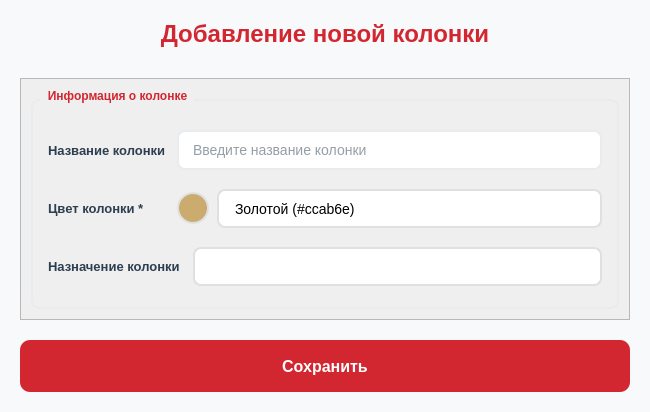
<?xml version="1.0" encoding="UTF-8"?>
<ui version="4.0">
 <class>ColumnDialog</class>
 <widget class="QDialog" name="ColumnDialog">
  <property name="geometry">
   <rect>
    <x>0</x>
    <y>0</y>
    <width>650</width>
    <height>412</height>
   </rect>
  </property>
  <property name="minimumSize">
   <size>
    <width>550</width>
    <height>400</height>
   </size>
  </property>
  <property name="maximumSize">
   <size>
    <width>650</width>
    <height>550</height>
   </size>
  </property>
  <property name="windowTitle">
   <string>Добавление колонки</string>
  </property>
  <property name="styleSheet">
   <string notr="true">
    QDialog {
        background-color: #f8f9fa;
        font-family: 'Segoe UI', Arial, sans-serif;
    }

    QLabel {
        color: #2c3e50;
        font-size: 13px;
        font-weight: 500;
    }

    QLabel[required=&quot;true&quot;] {
        color: #D22730;
    }

    QLineEdit, QTextEdit {
        background-color: white;
        border: 2px solid #e9ecef;
        border-radius: 8px;
        padding: 8px 12px;
        font-size: 14px;
        color: #2c3e50;
        min-height: 20px;
    }

    QLineEdit:focus, QTextEdit:focus {
        border: 2px solid #D22730;
        background-color: #fff5f5;
    }

    QLineEdit:hover, QTextEdit:hover {
        border: 2px solid #ccab6e;
        background-color: #fffaf0;
    }

    QGroupBox {
        font-weight: bold;
        border: 2px solid #e9ecef;
        border-radius: 8px;
        margin-top: 10px;
        padding-top: 10px;
    }

    QGroupBox::title {
        subcontrol-origin: margin;
        left: 10px;
        padding: 0 5px 0 5px;
        color: #D22730;
    }

    QComboBox {
        border: 2px solid #E0E0E0;
        border-radius: 8px;
        padding: 0px 16px;
        font-size: 14px;
        background-color: white;
        min-height: 35px;
        max-height: 35px;
        text-align: left;
		color: black;
    }

    QComboBox:hover {
        border: 2px solid #ccab6e;
    }

    QComboBox::drop-down {
        border: none;
        width: 30px;
    }

    QComboBox::down-arrow {
        image: none;
        border-left: 6px solid transparent;
        border-right: 6px solid transparent;
        border-top: 6px solid #D22730;
        width: 0;
        height: 0;
    }

    QComboBox QAbstractItemView {
        border-radius: 8px;
        background-color: white;
        selection-background-color: #D22730;
        selection-color: white;
        outline: none;
        padding: 4px;
    }

    QCheckBox {
        spacing: 8px;
        font-size: 13px;
        font-weight: 500;
        color: #2c3e50;
    }

    QCheckBox::indicator {
        width: 18px;
        height: 18px;
        border-radius: 4px;
        border: 2px solid #e9ecef;
        background-color: white;
    }

    QCheckBox::indicator:hover {
        border: 2px solid #ccab6e;
    }

    QCheckBox::indicator:checked {
        background-color: #D22730;
        border: 2px solid #D22730;
        image: url(none);
    }

    QCheckBox::indicator:checked:hover {
        background-color: #862633;
        border: 2px solid #862633;
    }

    QPushButton {
        background-color: #1B232A;
        color: white;
        border: none;
        border-radius: 6px;
        padding: 0px 12px;
        font-size: 12px;
        min-height: 28px;
        max-height: 28px;
    }

    QPushButton:hover {
        background-color: #09131B;
    }

    QPushButton:pressed {
        background-color: #030B12;
    }

    QPushButton[primary=&quot;true&quot;] {
        background-color: #D22730;
        color: white;
        border-radius: 10px;
        font-weight: bold;
        font-size: 16px;
        border: none;
        padding: 12px 30px;
        min-width: 150px;
    }

    QPushButton[primary=&quot;true&quot;]:hover {
        background-color: #862633;
        border: 2px solid #ccab6e;
    }

    QPushButton[primary=&quot;true&quot;]:pressed {
        background-color: #6a1e29;
    }

    QScrollBar:vertical {
        background: #F5F5F5;
        width: 8px;
        border-radius: 4px;
    }
    QScrollBar::handle:vertical {
        background: #C1C1C1;
        border-radius: 4px;
        min-height: 20px;
    }
    QScrollBar:horizontal {
        border: none;
        background: #F5F5F5;
        height: 8px;
        margin: 0px;
        border-radius: 4px;
    }
    QScrollBar::handle:horizontal {
        background: #c1c1c1;
        border-radius: 4px;
        min-width: 20px;
    }
    QScrollBar::add-line, QScrollBar::sub-line {
        border: none;
        background: none;
    }
   </string>
  </property>
  <layout class="QVBoxLayout" name="verticalLayoutMain">
   <property name="spacing">
    <number>20</number>
   </property>
   <property name="leftMargin">
    <number>20</number>
   </property>
   <property name="topMargin">
    <number>20</number>
   </property>
   <property name="rightMargin">
    <number>20</number>
   </property>
   <property name="bottomMargin">
    <number>20</number>
   </property>
   <item>
    <widget class="QLabel" name="titleLabel">
     <property name="styleSheet">
      <string notr="true">font-size: 24px; font-weight: bold; color: #D22730; margin-bottom: 10px;</string>
     </property>
     <property name="text">
      <string>Добавление новой колонки</string>
     </property>
     <property name="alignment">
      <set>Qt::AlignmentFlag::AlignCenter</set>
     </property>
    </widget>
   </item>
   <item>
    <widget class="QScrollArea" name="scrollArea">
     <property name="widgetResizable">
      <bool>true</bool>
     </property>
     <widget class="QWidget" name="scrollAreaWidgetContents">
      <property name="geometry">
       <rect>
        <x>0</x>
        <y>0</y>
        <width>608</width>
        <height>236</height>
       </rect>
      </property>
      <layout class="QVBoxLayout" name="verticalLayoutScroll">
       <property name="spacing">
        <number>15</number>
       </property>
       <property name="leftMargin">
        <number>10</number>
       </property>
       <property name="topMargin">
        <number>10</number>
       </property>
       <property name="rightMargin">
        <number>10</number>
       </property>
       <property name="bottomMargin">
        <number>10</number>
       </property>
       <item>
        <widget class="QGroupBox" name="groupBoxColumnInfo">
         <property name="title">
          <string>Информация о колонке</string>
         </property>
         <layout class="QVBoxLayout" name="verticalLayoutColumnInfo">
          <property name="spacing">
           <number>15</number>
          </property>
          <property name="leftMargin">
           <number>15</number>
          </property>
          <property name="topMargin">
           <number>15</number>
          </property>
          <property name="rightMargin">
           <number>15</number>
          </property>
          <property name="bottomMargin">
           <number>15</number>
          </property>
          <item>
           <layout class="QHBoxLayout" name="horizontalLayoutName">
            <property name="spacing">
             <number>10</number>
            </property>
            <item>
             <widget class="QLabel" name="labelName">
              <property name="minimumSize">
               <size>
                <width>119</width>
                <height>0</height>
               </size>
              </property>
              <property name="maximumSize">
               <size>
                <width>119</width>
                <height>16777215</height>
               </size>
              </property>
              <property name="text">
               <string>Название колонки *</string>
              </property>
              <property name="required" stdset="0">
               <bool>true</bool>
              </property>
             </widget>
            </item>
            <item>
             <widget class="QLineEdit" name="lineEditName">
              <property name="minimumSize">
               <size>
                <width>300</width>
                <height>40</height>
               </size>
              </property>
              <property name="placeholderText">
               <string>Введите название колонки</string>
              </property>
             </widget>
            </item>
           </layout>
          </item>
          <item>
           <layout class="QHBoxLayout" name="horizontalLayoutColor">
            <property name="spacing">
             <number>10</number>
            </property>
            <item>
             <widget class="QLabel" name="labelColor">
              <property name="sizePolicy">
               <sizepolicy hsizetype="Minimum" vsizetype="Preferred">
                <horstretch>0</horstretch>
                <verstretch>0</verstretch>
               </sizepolicy>
              </property>
              <property name="minimumSize">
               <size>
                <width>119</width>
                <height>0</height>
               </size>
              </property>
              <property name="maximumSize">
               <size>
                <width>119</width>
                <height>50</height>
               </size>
              </property>
              <property name="text">
               <string>Цвет колонки *</string>
              </property>
              <property name="required" stdset="0">
               <bool>true</bool>
              </property>
             </widget>
            </item>
            <item>
             <layout class="QHBoxLayout" name="colorSelectionLayout">
              <property name="spacing">
               <number>8</number>
              </property>
              <item>
               <widget class="QFrame" name="colorIndicator">
                <property name="minimumSize">
                 <size>
                  <width>32</width>
                  <height>32</height>
                 </size>
                </property>
                <property name="maximumSize">
                 <size>
                  <width>32</width>
                  <height>32</height>
                 </size>
                </property>
                <property name="cursor">
                 <cursorShape>PointingHandCursor</cursorShape>
                </property>
                <property name="toolTip">
                 <string>Нажмите для выбора цвета</string>
                </property>
                <property name="styleSheet">
                 <string notr="true">
                  border-radius: 16px;
                  background-color: #ccab6e;
                  border: 2px solid #E0E0E0;
                 </string>
                </property>
                <property name="frameShape">
                 <enum>QFrame::Shape::StyledPanel</enum>
                </property>
                <property name="frameShadow">
                 <enum>QFrame::Shadow::Raised</enum>
                </property>
               </widget>
              </item>
              <item>
               <widget class="QComboBox" name="comboBoxColor">
                <property name="minimumSize">
                 <size>
                  <width>200</width>
                  <height>39</height>
                 </size>
                </property>
                <property name="currentIndex">
                 <number>0</number>
                </property>
                <item>
                 <property name="text">
                  <string>Золотой (#ccab6e)</string>
                 </property>
                </item>
                <item>
                 <property name="text">
                  <string>Красный (#D22730)</string>
                 </property>
                </item>
                <item>
                 <property name="text">
                  <string>Синий (#3498db)</string>
                 </property>
                </item>
                <item>
                 <property name="text">
                  <string>Зеленый (#2ecc71)</string>
                 </property>
                </item>
                <item>
                 <property name="text">
                  <string>Фиолетовый (#9b59b6)</string>
                 </property>
                </item>
                <item>
                 <property name="text">
                  <string>Оранжевый (#e67e22)</string>
                 </property>
                </item>
               </widget>
              </item>
             </layout>
            </item>
           </layout>
          </item>
          <item>
           <layout class="QHBoxLayout" name="horizontalLayoutColor_2">
            <property name="spacing">
             <number>10</number>
            </property>
            <item>
             <widget class="QLabel" name="labelAssigment">
              <property name="sizePolicy">
               <sizepolicy hsizetype="Minimum" vsizetype="Preferred">
                <horstretch>0</horstretch>
                <verstretch>0</verstretch>
               </sizepolicy>
              </property>
              <property name="minimumSize">
               <size>
                <width>119</width>
                <height>0</height>
               </size>
              </property>
              <property name="maximumSize">
               <size>
                <width>135</width>
                <height>50</height>
               </size>
              </property>
              <property name="text">
               <string>Назначение колонки *</string>
              </property>
              <property name="required" stdset="0">
               <bool>true</bool>
              </property>
             </widget>
            </item>
            <item>
             <layout class="QHBoxLayout" name="colorSelectionLayout_2">
              <property name="spacing">
               <number>8</number>
              </property>
              <item>
               <widget class="QComboBox" name="comboBoxAssigment">
                <property name="minimumSize">
                 <size>
                  <width>200</width>
                  <height>39</height>
                 </size>
                </property>
                <property name="currentIndex">
                 <number>-1</number>
                </property>
               </widget>
              </item>
             </layout>
            </item>
           </layout>
          </item>
         </layout>
        </widget>
       </item>
      </layout>
     </widget>
    </widget>
   </item>
   <item>
    <widget class="QPushButton" name="btnSave">
     <property name="minimumSize">
      <size>
       <width>210</width>
       <height>52</height>
      </size>
     </property>
     <property name="maximumSize">
      <size>
       <width>16777215</width>
       <height>52</height>
      </size>
     </property>
     <property name="cursor">
      <cursorShape>PointingHandCursor</cursorShape>
     </property>
     <property name="styleSheet">
      <string notr="true">
         QPushButton {
             background-color: #D22730;
             color: white;
             border-radius: 10px;
             font-weight: bold;
             font-size: 16px;
             border: none;
             padding: 12px 30px;
             min-width: 150px;
         }
         QPushButton:hover {
             background-color: #862633;
             border: 2px solid #ccab6e;
         }
         QPushButton:pressed {
             background-color: #6a1e29;
         }
        </string>
     </property>
     <property name="text">
      <string>Сохранить</string>
     </property>
     <property name="primary" stdset="0">
      <bool>true</bool>
     </property>
    </widget>
   </item>
  </layout>
 </widget>
 <resources/>
 <connections/>
</ui>
